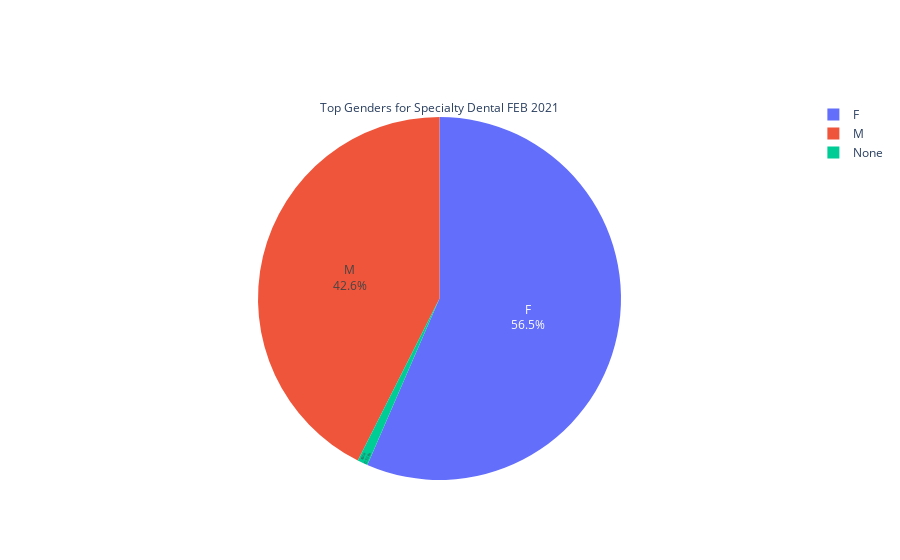

Write notebook code for a chart like this one.
### Code cell
df = pd.read_csv("Anesthesiology_Month_10_dent.csv")
genders = dict(df['PatientGender'].value_counts())
fig = go.Figure(data=[go.Pie(labels=list(genders.keys()), values=list(genders.values()))])
fig.update_traces(textposition='inside', textinfo='percent+label', title = "Top Genders for Specialty Dental FEB 2021")
fig.write_html("dental_gender_plot.html")
imgplot = plt.imshow(mpimg.imread('dental_gender_plot.png'))
plt.show()
fig.show()

### Figure 1 — Plotly figure (JSON) as saved in the notebook; plotly's stock layout.template omitted (floating-point values rounded to 4 significant figures)
{"data": [{"labels": ["F", "M", "None"], "textinfo": "percent+label", "textposition": "inside", "title": {"text": "Top Genders for Specialty Dental FEB 2021"}, "type": "pie", "values": [1224, 922, 20]}], "layout": {}}
